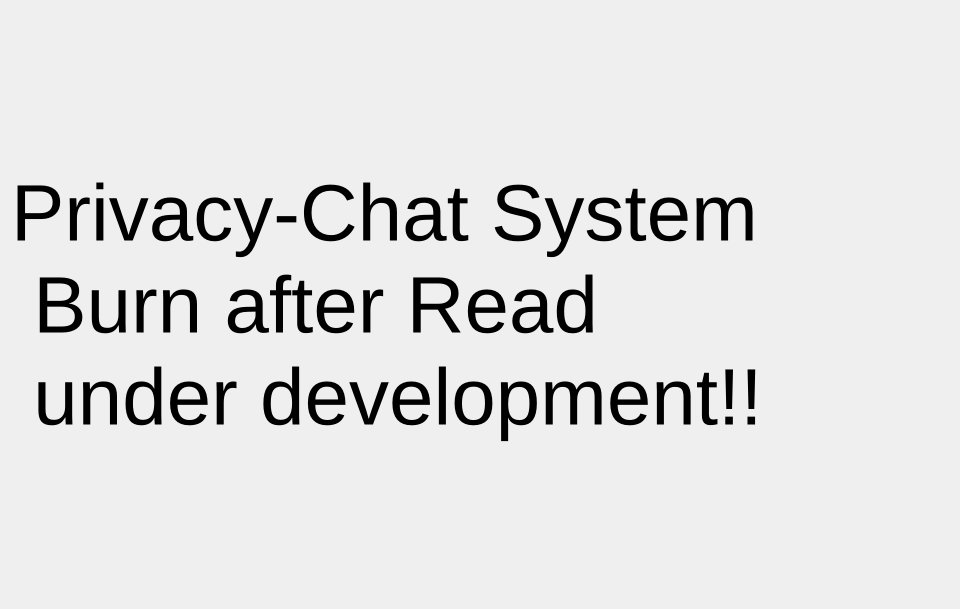
<?xml version="1.0" encoding="UTF-8"?>
<ui version="4.0">
 <class>pchatForm</class>
 <widget class="QWidget" name="pchatForm">
  <property name="geometry">
   <rect>
    <x>0</x>
    <y>0</y>
    <width>960</width>
    <height>609</height>
   </rect>
  </property>
  <property name="windowTitle">
   <string>Form</string>
  </property>
  <layout class="QVBoxLayout" name="verticalLayout">
   <item>
    <widget class="QLabel" name="label">
     <property name="font">
      <font>
       <pointsize>60</pointsize>
      </font>
     </property>
     <property name="text">
      <string>Privacy-Chat System
 Burn after Read 
 under development!!</string>
     </property>
    </widget>
   </item>
  </layout>
 </widget>
 <resources/>
 <connections/>
</ui>
